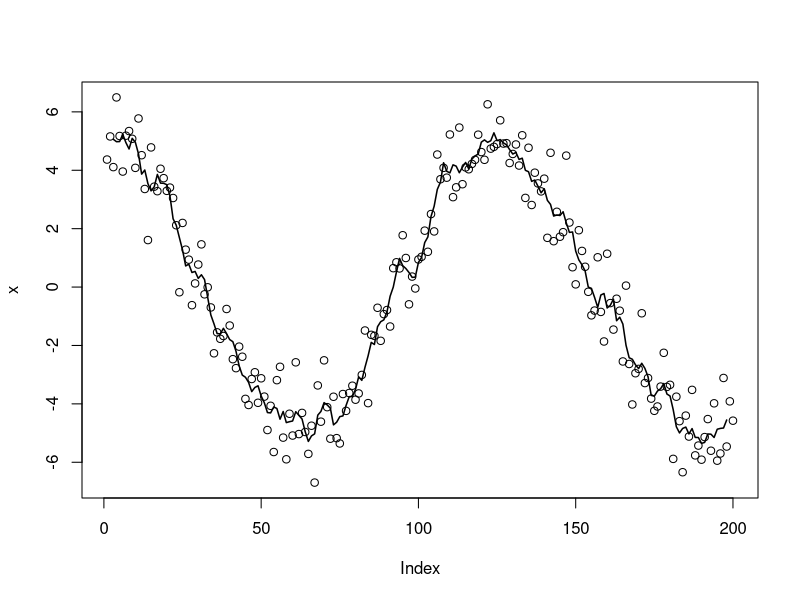
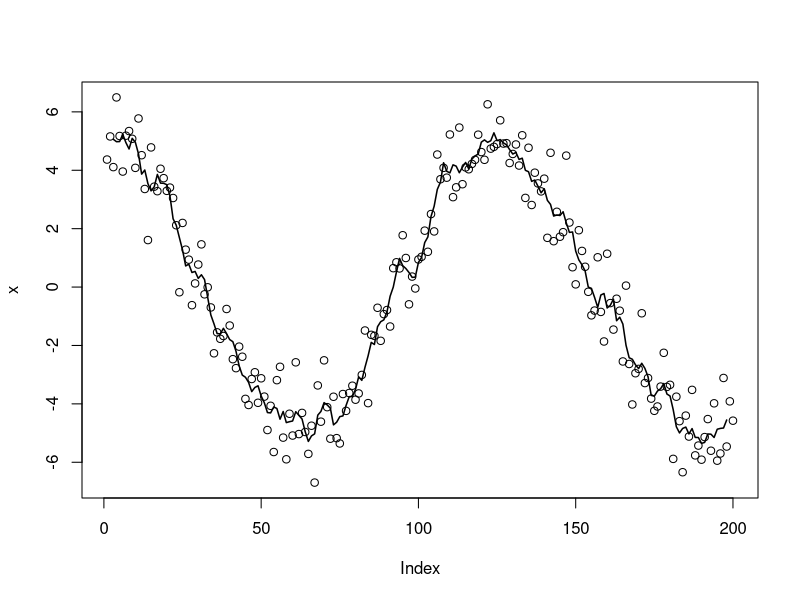
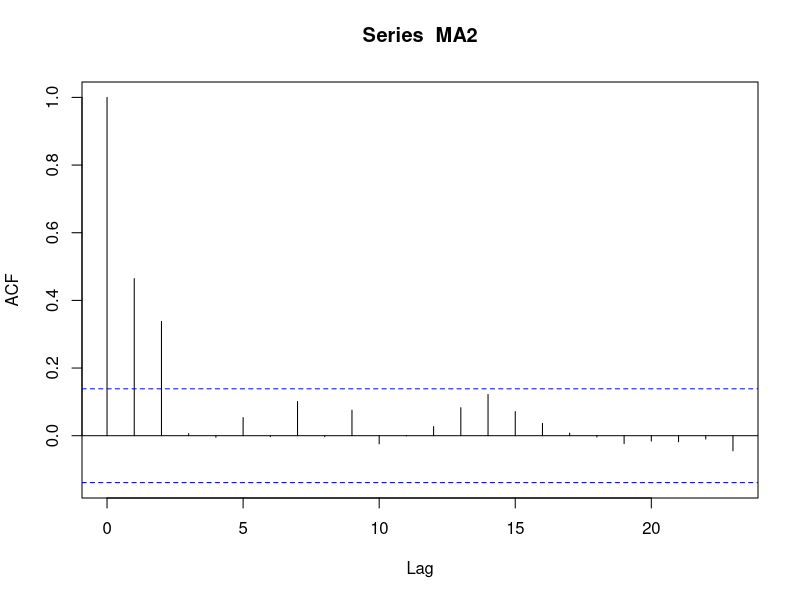

The R source for these figures, in order:
#Plots x, a periodic signal f with white noise added.
# Also plots y, a filtered version of x, using R's filter function.
# y1 is the same as y, but defined from scratch.

n = 200

# Cosine Function
f = NULL
for(i in 1:n){
  f[i] = 5*cos(i/20)}
# White Noise
set.seed(1)
WN <- rnorm(n,0,1)

# x is signal (cosine) plus noise
x<- f + WN

# y is a filtered version of x
y<-filter(x, c(.2, .2, .2, .2, .2), method = "convolution", sides = 2, circular = FALSE)

# Plot x and y together
plot(x)
lines(y, lwd = 1.5)
# Defining the filtered version from scratch
y1 = NULL

for(i in 1:n){
  y1[i] = 0.2*x[i+2]+0.2*x[i+1]+0.2*x[i]+0.2*x[i-1]+0.2*x[i-2] }
plot(x)
lines(ts(y1), lwd = 1.5)



######
n = 200
set.seed(1)
WN <- rnorm(n)
theta <- c(0.5,0.5)
MA2 <- arima.sim(n, model = list(ma = theta), innov = WN)
acf(MA2)
